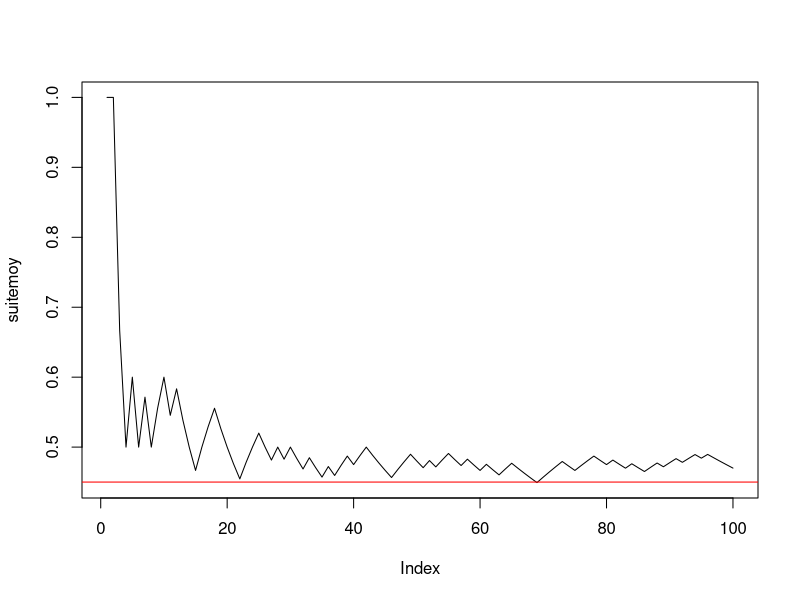
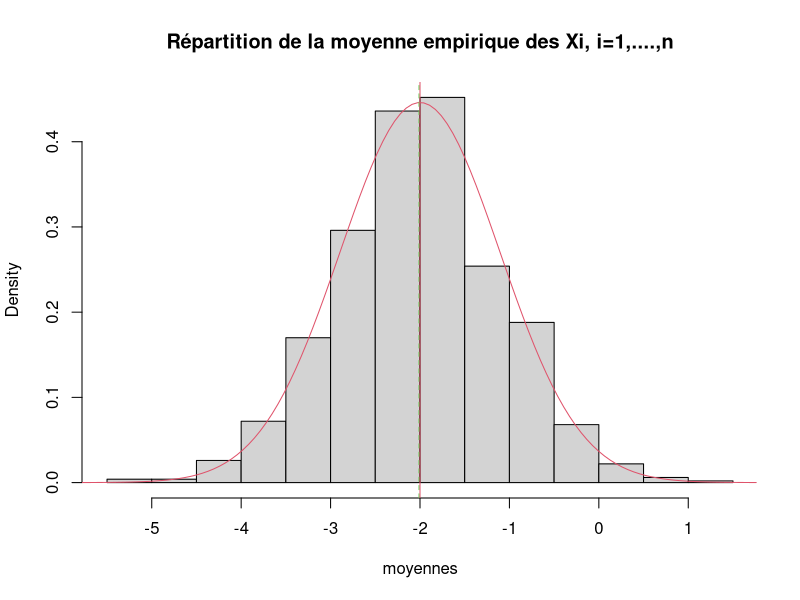
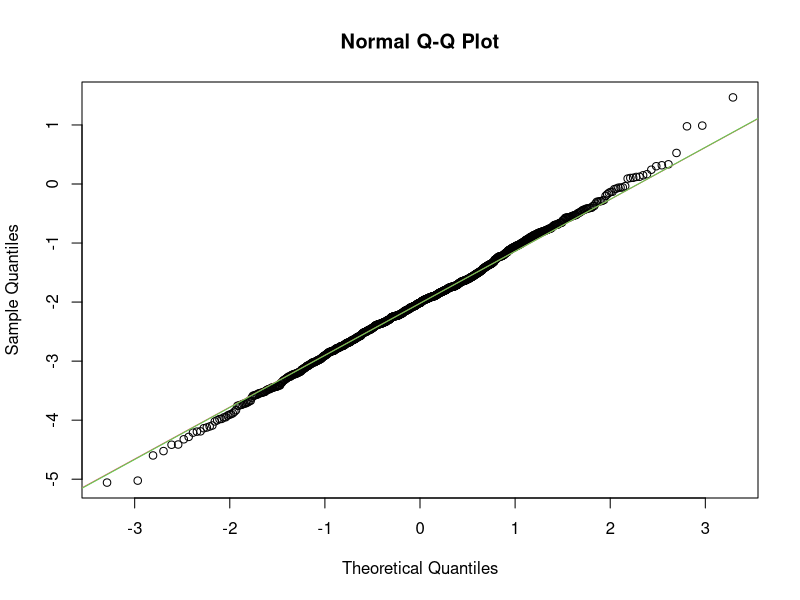
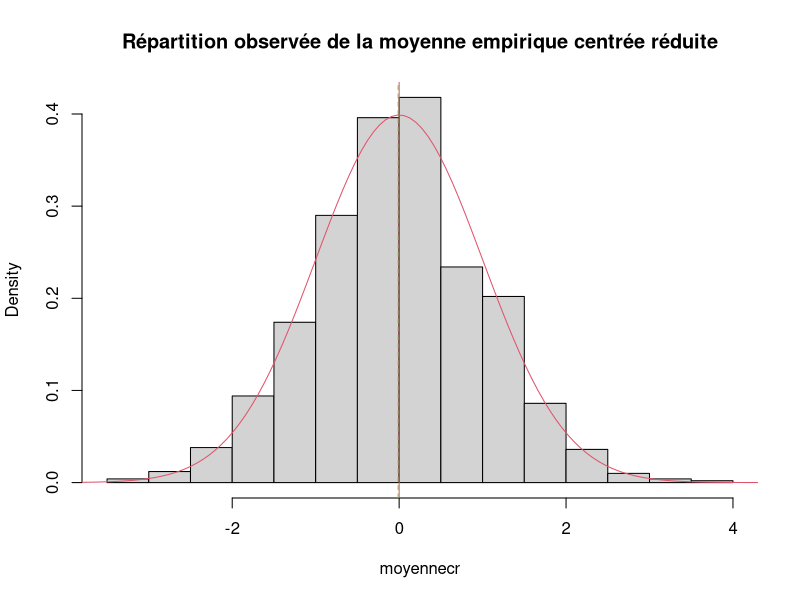
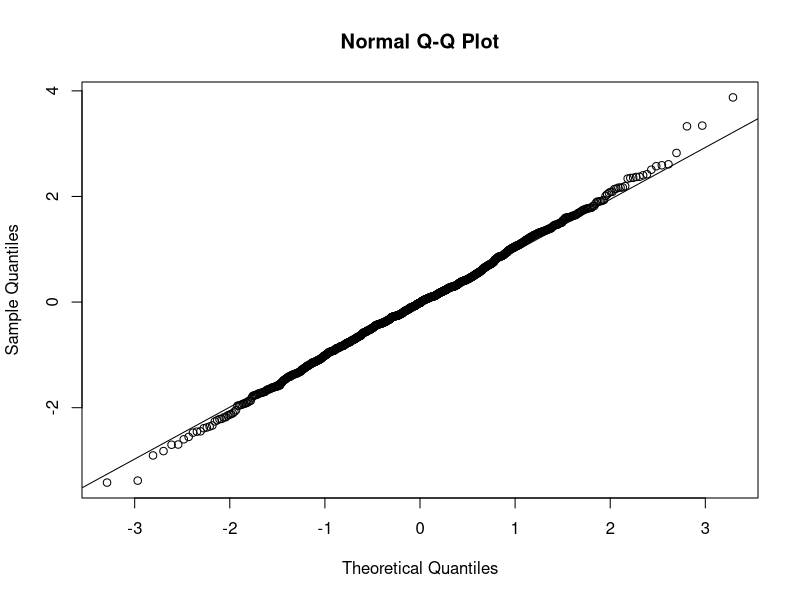
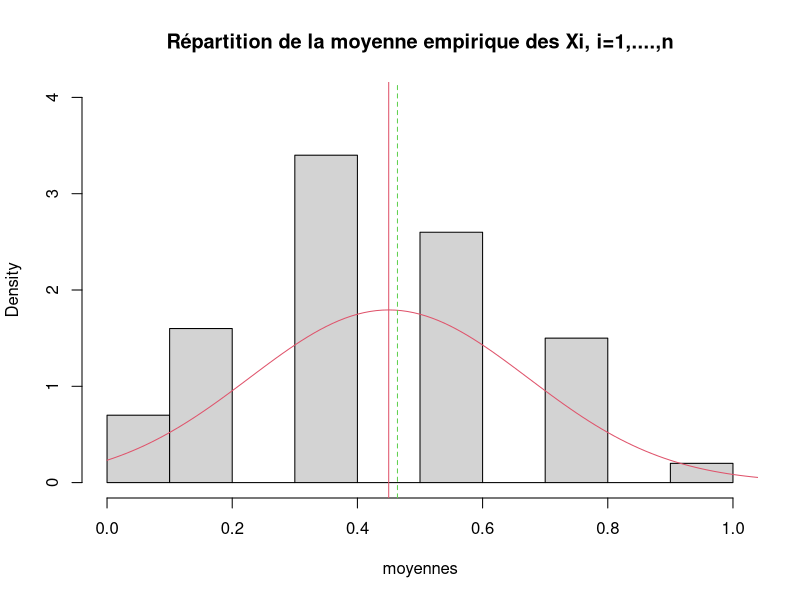
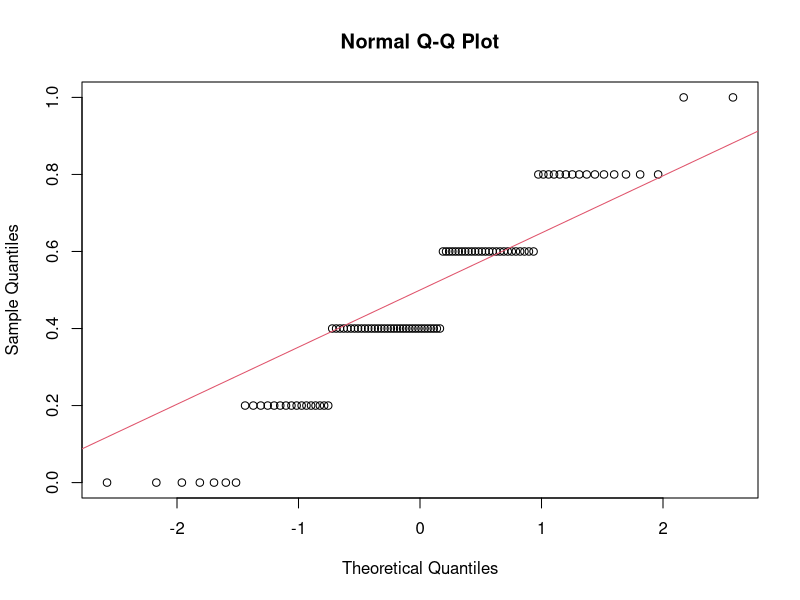
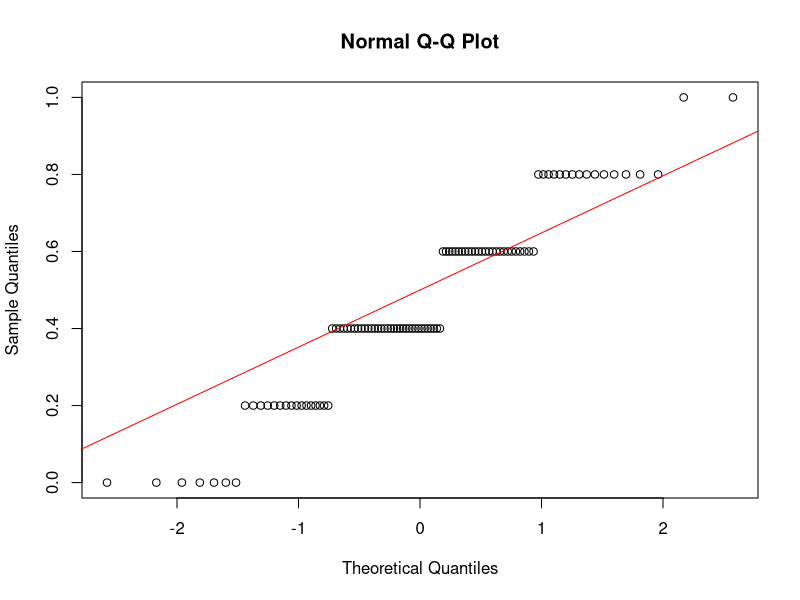

Generate these figures, in order, with R:
#/*
# * @Author: ThearchyHelios (Yilun JIANG)
# * @Date: 2023-02-27 09:46:17
# * @LastEditTime: 2023-02-27 10:25:56
# * @LastEditors: ThearchyHelios
# * @Description: 
# * @FilePath: /STA401/TP/TP/TP5_correction.r
# */

# Exercice 1

# Question 1
n <- 100
p <- 0.45
x <- rbinom(n, 1, p)

# Question 2
cumsum(x)
taille <- 1:n
suitemoy <- cumsum(x) / taille

# Question 3
plot(suitemoy, type = "l")
abline(h = p, col = "red")


#------------Exercice 3------------------------

#---------question 1--------------------------
mu <- -2
sigma <- 2
n <- 5
x <- rnorm(n, mu, sigma)
moyx <- mean(x)

#---------question 2--------------------------
y <- rnorm(n, mu, sigma)
moyy <- mean(y)
rbind(x, y) -> M
rowMeans(M)

#---------question 3--------------------------
N <- 1000
Mdata <- matrix(rnorm(n * N, mu, sigma), ncol = n, byrow = T)
dim(Mdata)


#---------question 4--------------------------
# Calculer les moyennes en ligne de Mdata. Soit avec rowMeans() soit avec apply(Mdata,MARGIN=1,mean)
# et les affecter `a moyennes. Afficher ce dernier objet dans lequel on trouve les N r´ealisations de ¯Xn.
rowMeans(Mdata) -> moyennes
apply(Mdata, MARGIN = 1, mean)

#---------question 5--------------------------
mean(moyennes)
sd(moyennes) * sqrt((length(moyennes) - 1) / length(moyennes))
sd(moyennes)

#---------question 6--------------------------
hist(moyennes, prob = T, main = "Répartition de la moyenne empirique des Xi, i=1,....,n") # la répartition observée de Xbar_n
(abs <- seq(1.2 * min(moyennes), 1.2 * max(moyennes), (max(moyennes) - min(moyennes)) / 100))
points(abs, dnorm(abs, mu, sigma / sqrt(n)), col = 2, type = "l")
abline(v = mean(moyennes), col = 3, lty = "dashed") # moyenne de l'échantillon
abline(v = mu, col = 2) # moyenne théorique mu de la loi de Xbar
# belle adéquation de l'échantillon à la normale, que l'on peut verifier avec dte de Henry
qqnorm(moyennes) # les points sont presque alignés la loi de Xbar_n est donc bien normale
qqline(moyennes, col = 2) # autour de la droite rouge qui passe par les deux points
# (1er quartile theo de la centrée réduite,1er quartile empirique) et
# (3ieme quartile theo de la centrée réduite,3ieme quartile empirique)
# mean(echantillon) et écart-type empirique sd(échantillon)*sqrt((n-1)/n). e
# En effet si on ajoute la droite passant par ces deux points elle se confond
# avec qqline. droite de Henry

(x1 <- qnorm(0.25))
(x2 <- qnorm(0.75))
(y1 <- quantile(moyennes, 0.25, type = 1))
(y2 <- quantile(moyennes, 0.75, type = 1))
abline(y1 - (y2 - y1) * x1 / (x2 - x1), (y2 - y1) / (x2 - x1), col = 3) # droite de Henry

#----------question 7-------------------------
moyennecr <- sqrt(n) * (moyennes - mu) / sigma
hist(moyennecr, prob = T, main = "Répartition observée de la moyenne empirique centrée réduite")
(abscr <- seq(1.2 * min(moyennecr), 1.2 * max(moyennecr), (max(moyennecr) - min(moyennecr)) / 100))
points(abscr, dnorm(abscr), col = 2, type = "l")
abline(v = mean(moyennecr), col = 3, lty = "dashed") # moyenne empirique de l'échantillon
abline(v = 0, col = 2) # moyenne théorique  de la loi normale centrée réduite

qqnorm(moyennecr)
qqline(moyennecr) # droite de Henry

#-----------question 8------------
n <- 50
# puis réexecuter les lignes 67 à 107 : la loi reste gaussienne mais
# l'écart-type de Xbarn est plus petit avec n=50 qu'avec n=2
sd(moyennes)
sigma / sqrt(n)

n <- 2
# puis réexecuter les lignes 67 à 107 : LA LOI EST TOUJOURS GAUSSIENNE MEME AVEC n PETIT
# C'EST UNE PROPRIETES CARACTÉRISTIQUE DE LA LOI NORMALE MAIS QUI NE S'APPLIQUE PAS AUX AUTRES
# LOIS COMME PAR EX A LA BERNOULLI ==> VOIR EXO SUIVANT
sd(moyennes)
# l'écart type empirique est EN REVANCHE plus faible avec n=2 qu'avec n=50 :
# normal il estime sigma/sqrt(n) or :
sigma / sqrt(n)

#####################################################################################
# CE QU'IL FAUT RETENIR DE CET EXERCICE : LA LOI DE XBAR EST GAUSSIENNE SI L'ÉCHANTILLON EST
# GAUSSIEN ET DE TAILLE QUELCONQUE n. LE RESULTAT DU THEOREME CENTRAL LIMITE EST VRAI DANS CE CAS
# POUR TOUT n ET PAS SEULEMENT POUR n GRAND
###################################################################################

###################################################
#------------Exercice 4------------------------
###################################################

#---------question 1--------------------------
p <- 0.45
n <- 5
N <- 100
rm(Mdata) # efface l'objet précedemment créé Mdata

Mdata <- matrix(rbinom(n * N, 1, p), ncol = n, byrow = T) # N échantillons de taille n disposés en lignes
dim(Mdata) # dimension de la matrice N lignes et n colonnes

(rowMeans(Mdata) -> moyennes) # calcule les moyennes pour les N, n-échantillons tirés.


mean(moyennes) # moyenne empirique des N réalisations de Xbar_n
sd(moyennes) * sqrt((length(moyennes) - 1) / length(moyennes)) # ecart-type empirique
sd(moyennes) # écart-type estimé sans biais = ecart-type empirique corrigé

#---------histogramme de xbar_n--------------------------
hist(moyennes, prob = T, ylim = c(0, max(dnorm(p, p, sqrt(p * (1 - p) / n)), 4)), main = "Répartition de la moyenne empirique des Xi, i=1,....,n") # la répartition observée de Xbar_n
(abs <- seq(.8 * min(moyennes), 1.2 * max(moyennes), (max(moyennes) - min(moyennes)) / 100))
points(abs, dnorm(abs, p, sqrt(p * (1 - p) / n)), col = 2, type = "l")
abline(v = mean(moyennes), col = 3, lty = "dashed") # moyenne de l'échantillon
abline(v = p, col = 2) # moyenne théorique mu de la loi de Xbar
qqnorm(moyennes) # vraiment pas gaussien !
qqline(moyennes, col = 2)
# AUCUNE ADEQUATION  de l'échantillon à la normale CAR n EST TROP PETIT ET LE TCL N'EST
# PAS VERIFIE. ON REFAIT LA SIMUL AVEC n=200 :

n <- 200
# puis réeéxuter les lignes 142 à 161

# EUREKA CA MARCHE BEAUCOUP MIEUX ET ON A BIEN UNE REPARTITION GAUSSIENNE CAR n EST SUFFISAMMENT GRAND POUR
# QUE LE TCL SOIT VERIFIE !
######################################

qqnorm(moyennes)
qqline(moyennes, col = "red")

# Si on augmente N on améliore l'estimation de la densité de Xbarn par l'histogramme
# des N réalisations de Xbarn mais si n est petit on n'observe pas un histogramme
# ressemblant à une gaussienne puisque le TCL ne s'applique que si n est assez grand.
# Essayer avec
N <- 1000
n <- 4
# puis lignes 142 à 159.
N <- 1000
n <- 100
# puis lignes 142 à 159.